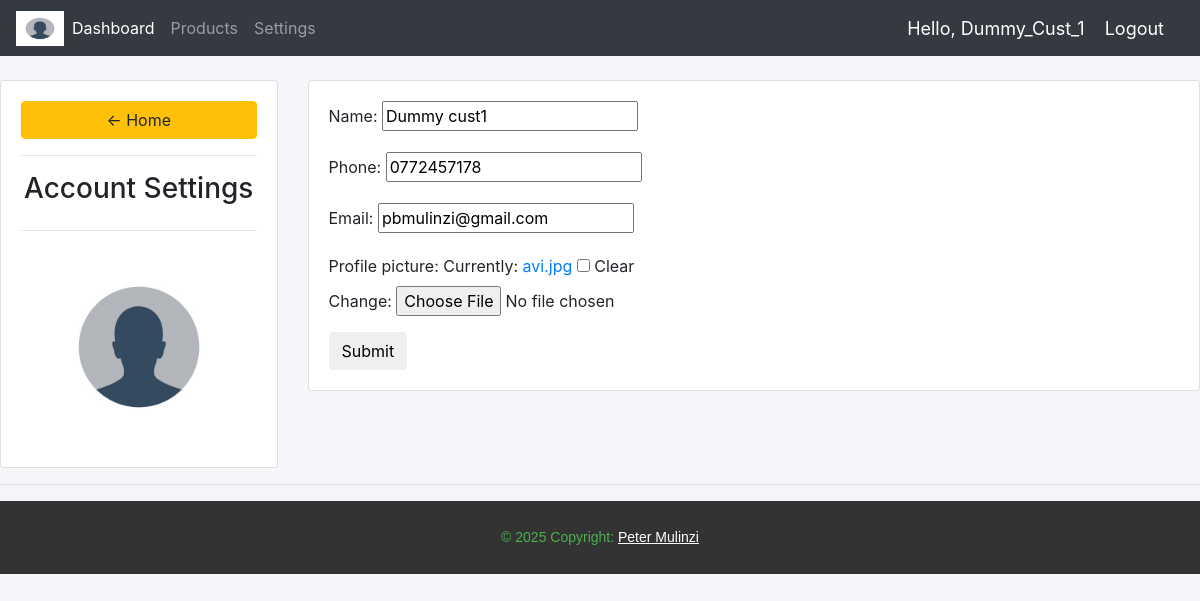
Page /account/ (signed in) on the committed database.
### Jah_Accounts/models.py (models this page shows, shortened)
class Customer(models.Model):
    user = models.OneToOneField(User, null=True, blank=True, on_delete=models.CASCADE)
    name = models.CharField(max_length=200, null=True, blank=True)
    phone = models.CharField(max_length=200, null=True, blank=True)
    email = models.CharField(max_length=200, null=True, blank=True)
    profile_picture = models.ImageField(null=True, default='avi.jpg', blank=True)
    date_created = models.DateTimeField(auto_now_add=True, null=True, blank=True)

### Jah_Accounts/views.py (the view)
# urls.py: path('account/', views.accountSettings, name = 'account'),
def accountSettings(request):
    customer = request.user.customer
    form = CustomerForm(instance=customer)
    if request.method == 'POST':
        form = CustomerForm(request.POST, request.FILES, instance=customer)
        if form.is_valid():
            form.save()
            messages.success(request, 'Account settings updated successfully!')
            return redirect('accountSettings')
    context = {'form': form}
    return render(request, 'Jah_Accounts/account_settings.html', context)

### Jah_Accounts/forms.py
class CustomerForm(ModelForm):
    class Meta:
        model = Customer
        fields = '__all__'
        exclude = ['user']

### Jah_Accounts/templates/Jah_Accounts/account_settings.html (shortened to what this page needs)
{% extends 'Jah_Accounts/main.html' %}
{% load static %}
{% block content %}
<br>
<div class="row">
    <div class="col-md-3">
        <div class="card card-body">
            <a class="btn btn-warning" href="{% url 'home' %}">&#8592; Home</a>
            <hr>
            <h3 style="text-align: center;">Account Settings</h3>
            <hr>
            <img class="profile-pic" src="{{request.user.customer.profile_picture.url}}" alt="">
        </div>
    </div>
    <div class="col-md-9">
        <div class="card card-body">
            <form method="POST" action="" enctype="multipart/form-data">
                {{form.as_p}}
                <input class="btn btn-primry" type="submit" name="Update information">
            </form>
        </div>
    </div>
</div>
{% endblock %}

### Jah_Accounts/templates/Jah_Accounts/navbar.html (shortened to what this page needs)
{% load static %}
<nav class="navbar navbar-expand-lg navbar-dark bg-dark">
    <img src="/static/images/avi.jpg" alt="" width="48" height="35">
    <div class="collapse navbar-collapse" id="navbarNavAltMarkup">
      <div class="navbar-nav">
        {% if request.user.is_staff %}
        <a class="nav-item nav-link active" href="{% url 'home' %}">Dashboard</a>
        <a class="nav-item nav-link" href="{% url 'products' %}">Products</a>
        {% endif %}
        <a class="nav-link" href="{% url 'account' %}">Settings</a>
      </div>
    </div>
    <span class="hello-msg">Hello, {{request.user}}</span>
    <span><a class="hello-msg" href="{% url 'logout' %}">Logout</a></span>
  </nav>

### static/css/main.css (style rules this page uses)
body { background-color: #f4f6f9; }

### Jah_Accounts/templates/Jah_Accounts/navbar.html (style rules this page uses)
.hello-msg { font-size: 18px; color: #fff; margin-right: 20px; }

### Jah_Accounts/templates/Jah_Accounts/account_settings.html (style rules this page uses)
.profile-pic { max-width: 200px; max-height: 200px; margin: 0 auto; border-radius: 50%; }

### rows in the picture
Customer: name "Dummy cust1", phone "0772457178", email "pbmulinzi@gmail.com"

### other values in the picture
{{ request.user }} "Dummy_Cust_1"
